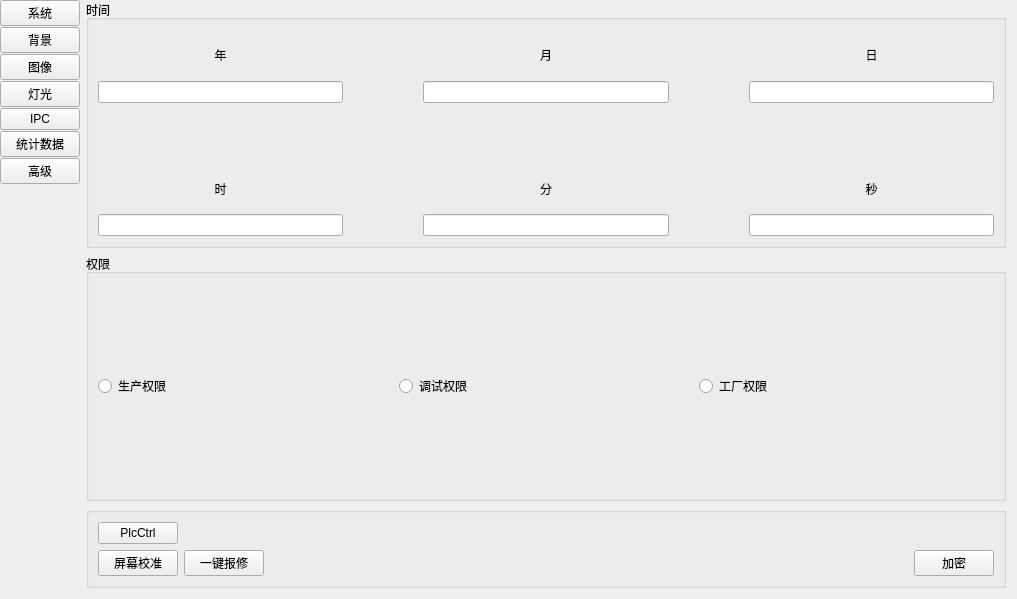
<?xml version="1.0" encoding="UTF-8"?>
<ui version="4.0">
 <class>EngineerWidget</class>
 <widget class="QWidget" name="EngineerWidget">
  <property name="geometry">
   <rect>
    <x>0</x>
    <y>0</y>
    <width>1017</width>
    <height>599</height>
   </rect>
  </property>
  <property name="windowTitle">
   <string notr="true">Form</string>
  </property>
  <property name="layoutDirection">
   <enum>Qt::LeftToRight</enum>
  </property>
  <layout class="QGridLayout" name="gridLayout">
   <property name="leftMargin">
    <number>0</number>
   </property>
   <property name="topMargin">
    <number>0</number>
   </property>
   <item row="0" column="0">
    <layout class="QVBoxLayout" name="verticalLayout">
     <property name="spacing">
      <number>1</number>
     </property>
     <item>
      <widget class="QPushButton" name="pushButton">
       <property name="text">
        <string notr="true">系统</string>
       </property>
      </widget>
     </item>
     <item>
      <widget class="QPushButton" name="pushButton_2">
       <property name="text">
        <string notr="true">背景</string>
       </property>
      </widget>
     </item>
     <item>
      <widget class="QPushButton" name="pushButton_3">
       <property name="text">
        <string notr="true">图像</string>
       </property>
      </widget>
     </item>
     <item>
      <widget class="QPushButton" name="pushButton_5">
       <property name="text">
        <string notr="true">灯光</string>
       </property>
      </widget>
     </item>
     <item>
      <widget class="QPushButton" name="pushButton_8">
       <property name="text">
        <string notr="true">IPC</string>
       </property>
      </widget>
     </item>
     <item>
      <widget class="QPushButton" name="pushButton_9">
       <property name="text">
        <string>统计数据</string>
       </property>
      </widget>
     </item>
     <item>
      <widget class="QPushButton" name="pushButton_4">
       <property name="text">
        <string notr="true">高级</string>
       </property>
      </widget>
     </item>
     <item>
      <spacer name="verticalSpacer">
       <property name="orientation">
        <enum>Qt::Vertical</enum>
       </property>
       <property name="sizeHint" stdset="0">
        <size>
         <width>20</width>
         <height>40</height>
        </size>
       </property>
      </spacer>
     </item>
    </layout>
   </item>
   <item row="0" column="1">
    <layout class="QVBoxLayout" name="verticalLayout_9" stretch="9,0">
     <item>
      <layout class="QVBoxLayout" name="verticalLayout_8">
       <item>
        <widget class="QGroupBox" name="groupBox_date">
         <property name="title">
          <string notr="true">时间</string>
         </property>
         <layout class="QGridLayout" name="gridLayout_3">
          <item row="0" column="0">
           <layout class="QGridLayout" name="gridLayout_2">
            <property name="horizontalSpacing">
             <number>80</number>
            </property>
            <property name="verticalSpacing">
             <number>60</number>
            </property>
            <item row="0" column="0">
             <layout class="QVBoxLayout" name="verticalLayout_2">
              <item>
               <widget class="QLabel" name="label_year">
                <property name="text">
                 <string notr="true">年</string>
                </property>
                <property name="alignment">
                 <set>Qt::AlignCenter</set>
                </property>
               </widget>
              </item>
              <item>
               <widget class="myLineEdit" name="lineEditYear">
                <property name="alignment">
                 <set>Qt::AlignCenter</set>
                </property>
               </widget>
              </item>
             </layout>
            </item>
            <item row="0" column="1">
             <layout class="QVBoxLayout" name="verticalLayout_3">
              <item>
               <widget class="QLabel" name="label_month">
                <property name="text">
                 <string notr="true">月</string>
                </property>
                <property name="alignment">
                 <set>Qt::AlignCenter</set>
                </property>
               </widget>
              </item>
              <item>
               <widget class="myLineEdit" name="lineEditMonth">
                <property name="alignment">
                 <set>Qt::AlignCenter</set>
                </property>
               </widget>
              </item>
             </layout>
            </item>
            <item row="0" column="2">
             <layout class="QVBoxLayout" name="verticalLayout_4">
              <item>
               <widget class="QLabel" name="label_day">
                <property name="text">
                 <string notr="true">日</string>
                </property>
                <property name="alignment">
                 <set>Qt::AlignCenter</set>
                </property>
               </widget>
              </item>
              <item>
               <widget class="myLineEdit" name="lineEditDay">
                <property name="alignment">
                 <set>Qt::AlignCenter</set>
                </property>
               </widget>
              </item>
             </layout>
            </item>
            <item row="1" column="0">
             <layout class="QVBoxLayout" name="verticalLayout_5">
              <item>
               <widget class="QLabel" name="label_hour">
                <property name="text">
                 <string notr="true">时</string>
                </property>
                <property name="alignment">
                 <set>Qt::AlignCenter</set>
                </property>
               </widget>
              </item>
              <item>
               <widget class="myLineEdit" name="lineEditHour">
                <property name="alignment">
                 <set>Qt::AlignCenter</set>
                </property>
               </widget>
              </item>
             </layout>
            </item>
            <item row="1" column="1">
             <layout class="QVBoxLayout" name="verticalLayout_6">
              <item>
               <widget class="QLabel" name="label_minute">
                <property name="text">
                 <string notr="true">分</string>
                </property>
                <property name="alignment">
                 <set>Qt::AlignCenter</set>
                </property>
               </widget>
              </item>
              <item>
               <widget class="myLineEdit" name="lineEditMinute">
                <property name="alignment">
                 <set>Qt::AlignCenter</set>
                </property>
               </widget>
              </item>
             </layout>
            </item>
            <item row="1" column="2">
             <layout class="QVBoxLayout" name="verticalLayout_7">
              <item>
               <widget class="QLabel" name="label_second">
                <property name="text">
                 <string notr="true">秒</string>
                </property>
                <property name="alignment">
                 <set>Qt::AlignCenter</set>
                </property>
               </widget>
              </item>
              <item>
               <widget class="myLineEdit" name="lineEditSecond">
                <property name="alignment">
                 <set>Qt::AlignCenter</set>
                </property>
               </widget>
              </item>
             </layout>
            </item>
           </layout>
          </item>
         </layout>
        </widget>
       </item>
       <item>
        <widget class="QGroupBox" name="groupBox_level">
         <property name="title">
          <string notr="true">权限</string>
         </property>
         <layout class="QHBoxLayout" name="horizontalLayout_2">
          <item>
           <widget class="QRadioButton" name="radioButton_user">
            <property name="text">
             <string notr="true">生产权限</string>
            </property>
           </widget>
          </item>
          <item>
           <widget class="QRadioButton" name="radioButton_engineer">
            <property name="text">
             <string notr="true">调试权限</string>
            </property>
           </widget>
          </item>
          <item>
           <widget class="QRadioButton" name="radioButton_factory">
            <property name="text">
             <string notr="true">工厂权限</string>
            </property>
           </widget>
          </item>
         </layout>
        </widget>
       </item>
      </layout>
     </item>
     <item>
      <widget class="QGroupBox" name="groupBox_level_2">
       <property name="title">
        <string notr="true"/>
       </property>
       <layout class="QGridLayout" name="gridLayout_4">
        <item row="1" column="3">
         <spacer name="horizontalSpacer">
          <property name="orientation">
           <enum>Qt::Horizontal</enum>
          </property>
          <property name="sizeHint" stdset="0">
           <size>
            <width>40</width>
            <height>20</height>
           </size>
          </property>
         </spacer>
        </item>
        <item row="1" column="4">
         <widget class="QPushButton" name="pushButton_7">
          <property name="text">
           <string notr="true">加密</string>
          </property>
         </widget>
        </item>
        <item row="1" column="1">
         <widget class="QPushButton" name="pushButton_6">
          <property name="text">
           <string notr="true">屏幕校准</string>
          </property>
         </widget>
        </item>
        <item row="1" column="2">
         <widget class="QPushButton" name="onekeyfix">
          <property name="text">
           <string>一键报修</string>
          </property>
         </widget>
        </item>
        <item row="0" column="1">
         <widget class="QPushButton" name="plcCtrlBtn">
          <property name="text">
           <string>PlcCtrl</string>
          </property>
         </widget>
        </item>
       </layout>
      </widget>
     </item>
    </layout>
   </item>
  </layout>
 </widget>
 <customwidgets>
  <customwidget>
   <class>myLineEdit</class>
   <extends>QLineEdit</extends>
   <header location="global">mysortwidget/mylineedit.h</header>
  </customwidget>
 </customwidgets>
 <resources/>
 <connections/>
</ui>
